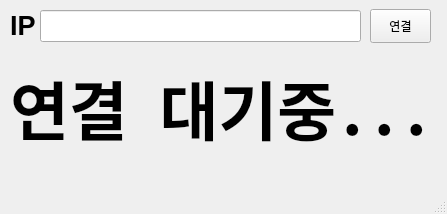
<?xml version="1.0" encoding="UTF-8"?>
<ui version="4.0">
 <class>MainWindow</class>
 <widget class="QMainWindow" name="MainWindow">
  <property name="geometry">
   <rect>
    <x>0</x>
    <y>0</y>
    <width>447</width>
    <height>214</height>
   </rect>
  </property>
  <property name="windowTitle">
   <string>MainWindow</string>
  </property>
  <widget class="QWidget" name="centralwidget">
   <widget class="QLabel" name="label">
    <property name="geometry">
     <rect>
      <x>10</x>
      <y>10</y>
      <width>31</width>
      <height>31</height>
     </rect>
    </property>
    <property name="font">
     <font>
      <pointsize>20</pointsize>
      <weight>75</weight>
      <italic>false</italic>
      <bold>true</bold>
     </font>
    </property>
    <property name="text">
     <string>IP</string>
    </property>
   </widget>
   <widget class="QPushButton" name="connect_button">
    <property name="geometry">
     <rect>
      <x>370</x>
      <y>9</y>
      <width>61</width>
      <height>34</height>
     </rect>
    </property>
    <property name="text">
     <string>연결</string>
    </property>
    <property name="checkable">
     <bool>false</bool>
    </property>
   </widget>
   <widget class="QLabel" name="status_label">
    <property name="geometry">
     <rect>
      <x>10</x>
      <y>60</y>
      <width>421</width>
      <height>91</height>
     </rect>
    </property>
    <property name="font">
     <font>
      <family>Noto Sans Mono CJK KR</family>
      <pointsize>48</pointsize>
      <weight>75</weight>
      <italic>false</italic>
      <bold>true</bold>
     </font>
    </property>
    <property name="text">
     <string>&lt;html&gt;&lt;head/&gt;&lt;body&gt;&lt;p align=&quot;center&quot;&gt;연결 대기중...&lt;/p&gt;&lt;/body&gt;&lt;/html&gt;</string>
    </property>
   </widget>
   <widget class="QLineEdit" name="lineEdit">
    <property name="geometry">
     <rect>
      <x>40</x>
      <y>10</y>
      <width>321</width>
      <height>32</height>
     </rect>
    </property>
   </widget>
  </widget>
  <widget class="QMenuBar" name="menubar">
   <property name="geometry">
    <rect>
     <x>0</x>
     <y>0</y>
     <width>447</width>
     <height>32</height>
    </rect>
   </property>
  </widget>
  <widget class="QStatusBar" name="statusbar"/>
 </widget>
 <resources/>
 <connections>
  <connection>
   <sender>connect_button</sender>
   <signal>clicked()</signal>
   <receiver>MainWindow</receiver>
   <slot>ipCheck()</slot>
   <hints>
    <hint type="sourcelabel">
     <x>391</x>
     <y>67</y>
    </hint>
    <hint type="destinationlabel">
     <x>386</x>
     <y>89</y>
    </hint>
   </hints>
  </connection>
 </connections>
 <slots>
  <slot>ipCheck()</slot>
 </slots>
</ui>
